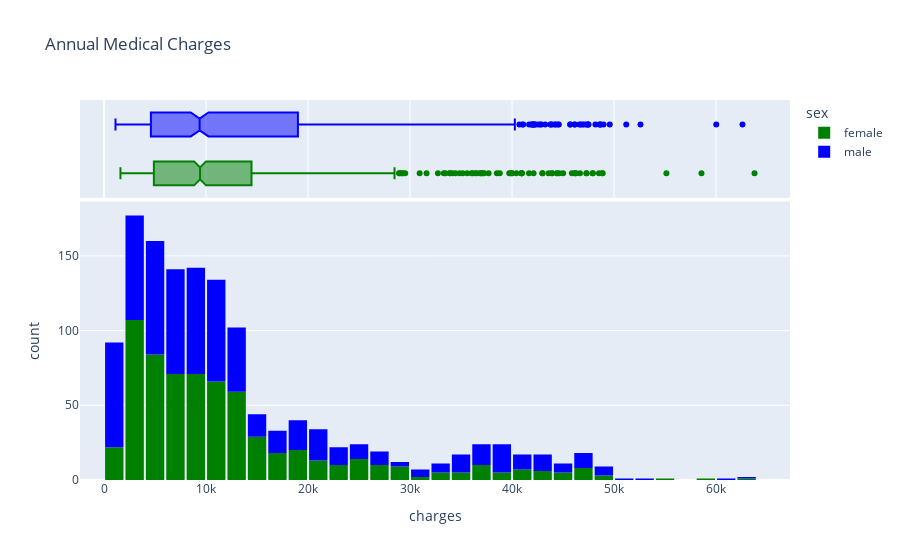

Notebook code cell kept with this figure:
### Markdown cell above
Visualizing Charges With Respect to Sex

### Code cell
fig = px.histogram(medical_df,
                   x='charges',
                   marginal='box',
                   color='sex',
                   color_discrete_sequence=['green', 'blue'],
                   title='Annual Medical Charges')
fig.update_layout(bargap=0.1)
fig.show()

### Figure 1 — Plotly figure (JSON) as saved in the notebook; plotly's stock layout.template omitted (floating-point values rounded to 4 significant figures; data arrays with more than 128 entries replaced by an {"elided": "..."} marker saying what was removed)
{"data": [{"alignmentgroup": "True", "bingroup": "x", "hovertemplate": "sex=female<br>charges=%{x}<br>count=%{y}<extra></extra>", "legendgroup": "female", "marker": {"color": "green", "pattern": {"shape": ""}}, "name": "female", "offsetgroup": "female", "orientation": "v", "showlegend": true, "type": "histogram", "x": {"elided": "662 float values"}, "xaxis": "x", "yaxis": "y"}, {"alignmentgroup": "True", "hovertemplate": "sex=female<br>charges=%{x}<extra></extra>", "legendgroup": "female", "marker": {"color": "green"}, "name": "female", "notched": true, "offsetgroup": "female", "showlegend": false, "type": "box", "x": {"elided": "662 float values"}, "xaxis": "x2", "yaxis": "y2"}, {"alignmentgroup": "True", "bingroup": "x", "hovertemplate": "sex=male<br>charges=%{x}<br>count=%{y}<extra></extra>", "legendgroup": "male", "marker": {"color": "blue", "pattern": {"shape": ""}}, "name": "male", "offsetgroup": "male", "orientation": "v", "showlegend": true, "type": "histogram", "x": {"elided": "676 float values"}, "xaxis": "x", "yaxis": "y"}, {"alignmentgroup": "True", "hovertemplate": "sex=male<br>charges=%{x}<extra></extra>", "legendgroup": "male", "marker": {"color": "blue"}, "name": "male", "notched": true, "offsetgroup": "male", "showlegend": false, "type": "box", "x": {"elided": "676 float values"}, "xaxis": "x2", "yaxis": "y2"}], "layout": {"bargap": 0.1, "barmode": "relative", "legend": {"title": {"text": "sex"}, "tracegroupgap": 0}, "title": {"text": "Annual Medical Charges"}, "xaxis": {"anchor": "y", "domain": [0, 1], "title": {"text": "charges"}}, "xaxis2": {"anchor": "y2", "domain": [0, 1], "matches": "x", "showgrid": true, "showticklabels": false}, "yaxis": {"anchor": "x", "domain": [0, 0.7326], "title": {"text": "count"}}, "yaxis2": {"anchor": "x2", "domain": [0.7426, 1], "matches": "y2", "showgrid": false, "showline": false, "showticklabels": false, "ticks": ""}}}
